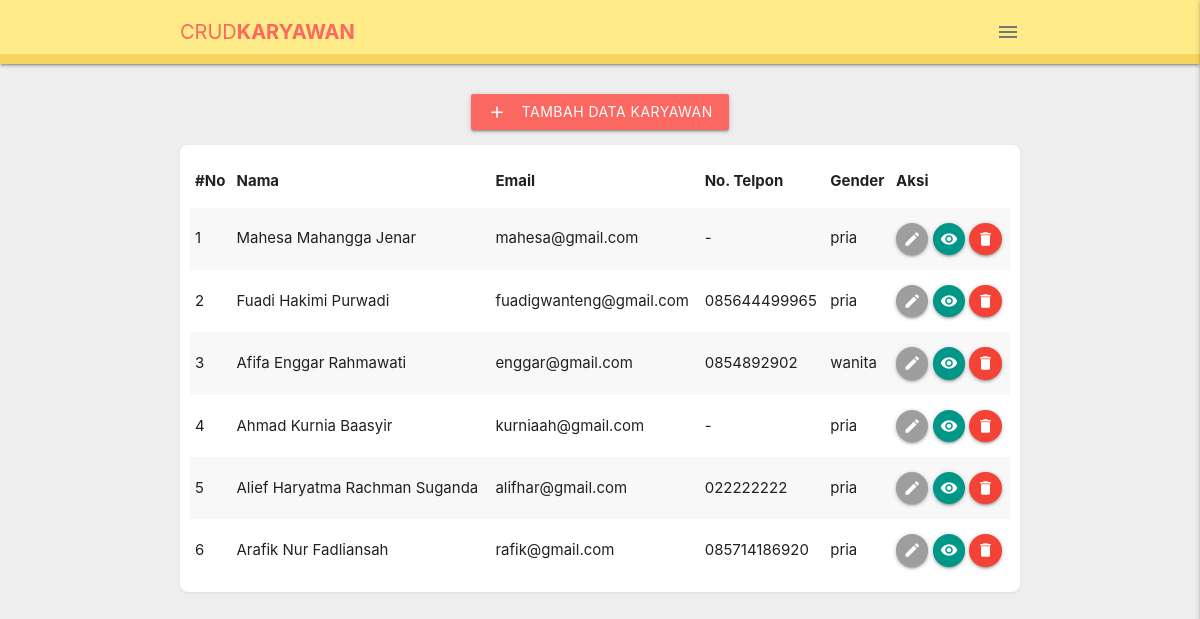
The page / on the database its author committed.
### tables this page shows
CREATE TABLE `karyawan` (
  `id_karyawan` int(10) NOT NULL AUTO_INCREMENT,
  `nama` varchar(255) NOT NULL,
  `email` varchar(255) NOT NULL,
  `telepon` varchar(15) NOT NULL,
  `alamat` text NOT NULL,
  `jenis_kelamin` enum('pria','wanita') NOT NULL,
  `tempat_lahir` varchar(100) NOT NULL,
  `tanggal_lahir` date NOT NULL,
  PRIMARY KEY (`id_karyawan`)
);

### index.php (called while the page is built, shortened)
<?php require_once 'core.php'; ?>
<?php
	include 'views/t_navbar.php';
	include 'views/t_content.php';
	include 'views/t_footer.php';
?>

### lib/function.php (called while the page is built, shortened)
<?php
function base_url(){
	return 'http://'.$_SERVER['HTTP_HOST'].URLPROJEK;
}
?>

### views/t_content.php (the view, shortened to what this page needs)
<?php
    require_once 'lib/connection.php';
    $sql = "SELECT * FROM ".TBNAME." ORDER BY id_karyawan DESC";
    $hasil = $conn->query($sql);
?>
<div id="main-content" class="container">
    <div class="center">
        <button data-target="modal-add" class="waves-effect waves-light btn modal-trigger add-btn sidenav-trigger">
            <i class="material-icons left">add</i> Tambah Data Karyawan
        </button>
    </div>
    <div class="card-panel karyawan white-row">
       <?php if($hasil->num_rows > 0){ ?>
      <table class="striped responsive">
        <thead>
          <tr>
            <th>#No</th>
            <th>Nama</th>
            <th>Email</th>
            <th>No. Telpon</th>
            <th>Gender</th>
            <th>Aksi</th>
          </tr>
        </thead>
        <tbody>
        <?php
            $no=0;
            while($res = $hasil->fetch_assoc()){
                $no++;
                $idkar = $res['id_karyawan'];
        ?>
          <tr>
            <td><?= $no; ?></td>
            <td><?= $res['nama']; ?></td>
            <td><?= $res['email']; ?></td>
            <td><?= $res['telepon']; ?></td>
            <td><?= $res['jenis_kelamin']; ?></td>
            <td>
                <a href="?page=edit&id=<?= $idkar; ?>" class="btn-floating btn-small waves-effect waves-light grey">
                    <i class="material-icons">edit</i>
                </a>
                <a href="?page=view&id=<?= $idkar; ?>" class="btn-floating btn-small waves-effect waves-light teal">
                    <i class="material-icons">visibility</i>
                </a>
                <a href="?page=delete&id=<?= $idkar; ?>" class="btn-floating btn-small waves-effect waves-light red">
                    <i class="material-icons">delete</i>
                </a>
            </td>
          </tr>
          <?php } ?>
        </tbody>
      </table>
    <?php }else{ ?>
        <div class="center-align"><h5>Data Masih kosong</h5></div>
    <?php } ?>
    </div>
    </div>

### views/t_navbar.php (shortened to what this page needs)
<?php require_once 'lib/function.php'; ?>
<!DOCTYPE html>
<html lang="en">
<head>
    <link rel="stylesheet" href="<?= base_url(); ?>assets/css/materialize.min.css">
    <link rel="stylesheet" href="<?= base_url(); ?>assets/css/style.css">
</head>
<body class="grey lighten-3">
    <nav class="z-depth-1">
        <div class="nav-wrapper container">
            <a href="<?= base_url(); ?>">CRUD<span>KARYAWAN</span></a>
            <a href=""><span class="right grey-text text-darken-1">
                <i class="material-icons sidenav-trigger" data-target="side-menu">menu</i>
            </span></a>
        </div>
    </nav>

### views/t_footer.php (shortened to what this page needs)
</body>
</html>

### assets/css/style.css (style rules this page uses)
.material-icons { font-family: 'Material Icons'; font-weight: normal; font-style: normal; font-size: 24px; display: inline-block; line-height: 1; text-transform: none; letter-spacing: normal; word-wrap: normal; white-space: nowrap; direction: ltr; -webkit-font-smoothing: antialiased; text-rendering: optimizeLegibility; -moz-osx-font-smoothing: grayscale; font-feature-settings: 'liga'; }
:root { --primary:#ffeb88; --second: #f5d45f; --title:#fb6861; }
nav { background:var(--primary); border-bottom:10px solid var(--second); }
nav a { font-size: 20px; text-transform: uppercase; color:var(--title); }
nav a span { font-weight: bold; }
nav .sidenav-trigger { margin: 0; }
#main-content { margin-top: 30px; }
.karyawan { margin-top:15px; }
.card-panel.karyawan { border-radius: 8px; padding:10px; box-shadow: 0px 1px 3px rgba(90,90,90,0.1); }
.add-btn { background:var(--title)!important; }

### rows shown on the page
karyawan: nama "Mahesa Mahangga Jenar", email "mahesa@gmail.com", telepon "-", jenis_kelamin "pria"
karyawan: nama "Fuadi Hakimi Purwadi", email "fuadigwanteng@gmail.com", telepon "085644499965", jenis_kelamin "pria"
karyawan: nama "Afifa Enggar Rahmawati", email "enggar@gmail.com", telepon "0854892902", jenis_kelamin "wanita"
karyawan: nama "Ahmad Kurnia Baasyir", email "kurniaah@gmail.com", telepon "-", jenis_kelamin "pria"
karyawan: nama "Alief Haryatma Rachman Suganda", email "alifhar@gmail.com", telepon "022222222", jenis_kelamin "pria"
karyawan: nama "Arafik Nur Fadliansah", email "rafik@gmail.com", telepon "085714186920", jenis_kelamin "pria"
